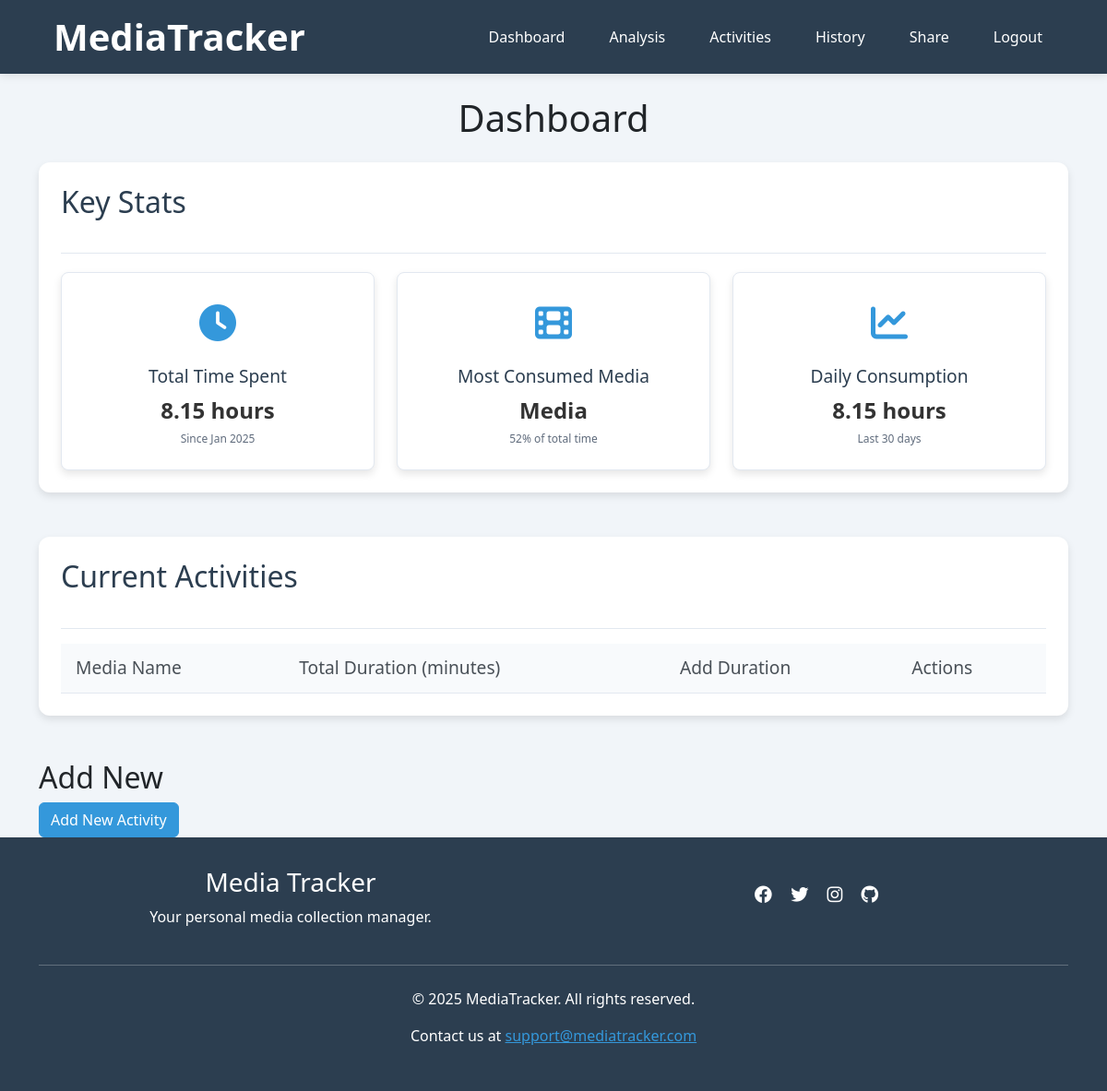
Page /dashboard (signed in) on the earlier database version.
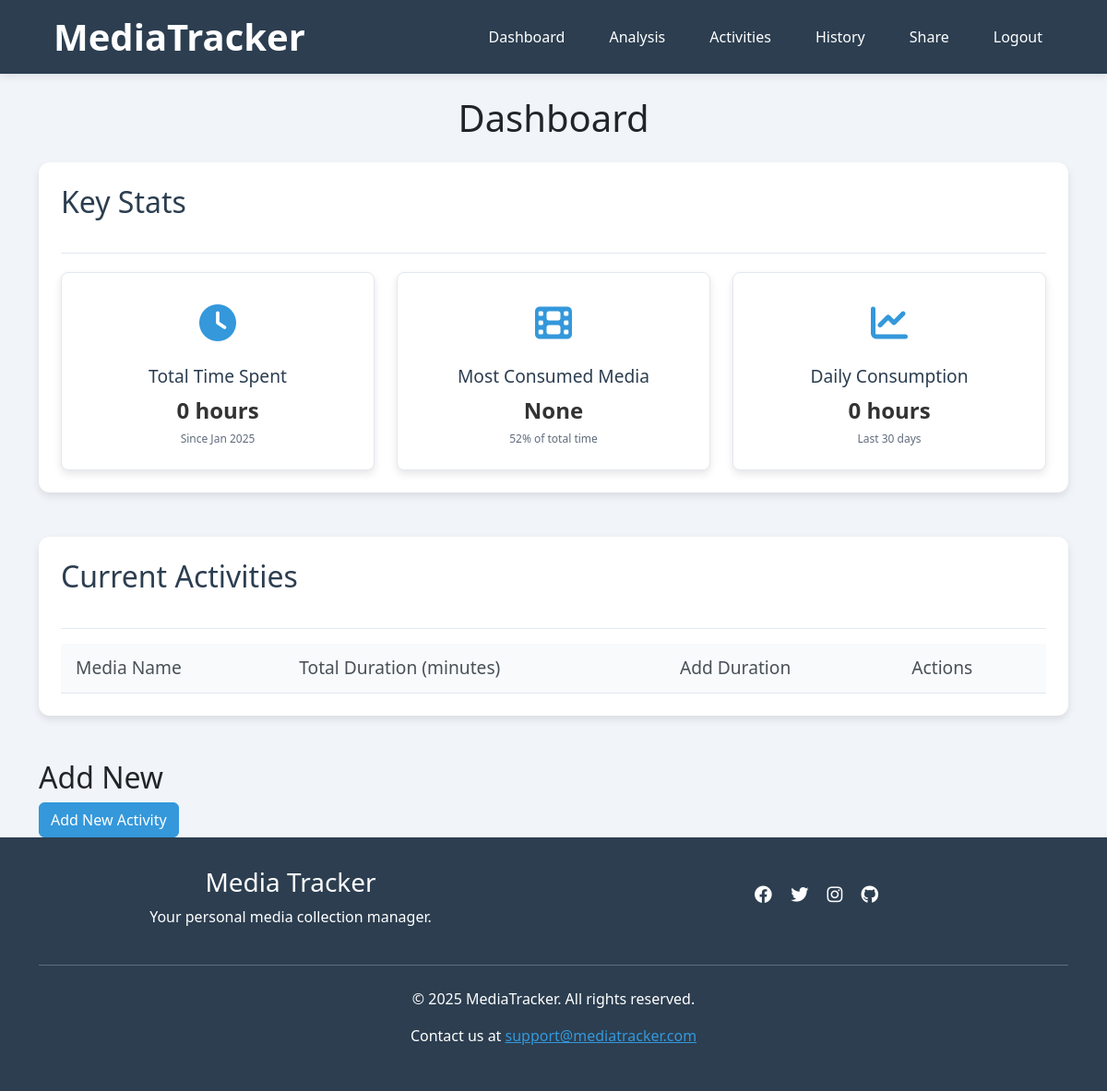
Same page on the later database version.
### app/models.py (models this page shows)
class Activities(db.Model):
    __tablename__ = 'Activities'
    id = db.Column(db.Integer, primary_key=True)
    username = db.Column(db.String(80), db.ForeignKey('Users.username'), nullable=False)
    media_type = db.Column(db.String(50), nullable=False)
    media_subtype = db.Column(db.String(50), nullable=True)
    media_name = db.Column(db.String(120), nullable=False)
    status = db.Column(db.String(20), nullable=False, default='ongoing')
    start_date = db.Column(db.Date, nullable=True)
    end_date = db.Column(db.Date, nullable=True)
    rating = db.Column(db.Float, nullable=True)
    comment = db.Column(db.Text, nullable=True)
    media_entries = db.relationship('Entries', backref='activity')

### app/routes.py (the view)
@app.route('/dashboard', methods=['GET', 'POST'])
def dashboard():
    if 'username' not in session:
        flash('Please log in to view your dashboard.', 'danger')
        return redirect(url_for('login'))
    username = session['username']
    if request.method == 'POST':
        handle_dashboard_form(username, request.form)
        return redirect(url_for('dashboard'))
    stats = get_user_statistics(username)
    current_activities = get_current_activities(username)
    return render_template(
        'dashboard.html',
        total_time=stats['total_time'],
        most_consumed_media=stats['most_consumed_media'],
        daily_average_time=stats['daily_average_time'],
        current_activities=current_activities
    )

### app/helpers/dashboard_handler.py (called while the page is built, shortened)
def get_current_activities(username):
    current_activities = Activities.query.filter_by(username=username, status='ongoing').all()
    activities = []
    return activities

### app/templates/dashboard.html (shortened to what this page needs)
{% extends "base.html" %}
{% block content %}
<div class="container">
    <h1 class="text-center section-title">Dashboard</h1>
     <section class="section">
        <div class="section-header">
            <h2 class="section-title">Key Stats</h2>
        </div>
        <div class="stats-grid">
            <div class="stats-metric-card">
                <div class="stats-icon clock">
                    <i class="fas fa-clock"></i>
                </div>
                <div class="container">
                    <div class="stats-info"><h3>Total Time Spent</h3></div>
                    <div class="stats-info"><p>{{ total_time }} hours</p></div>
                    <div class="stats-sub">Since Jan 2025</div>
                </div>
            </div>
            <div class="stats-metric-card">
                <div class="stats-icon film">
                    <i class="fas fa-film"></i>
                </div>
                <div class="container">
                    <div class="stats-info"><h3>Most Consumed Media</h3></div>
                    <div class="stats-info"><p>{{ most_consumed_media }}</p></div>
                    <div class="stats-sub">52% of total time</div>
                </div>
            </div>
            <div class="stats-metric-card">
                <div class="stats-icon chart">
                    <i class="fas fa-chart-line"></i>
                </div>
                <div class="container">
                    <div class="stats-info"><h3>Daily Consumption</h3></div>
                    <div class="stats-info"><p>{{ daily_average_time }} hours</p></div>
                    <div class="stats-sub">Last 30 days</div>
                </div>
            </div>
        </div>
    </section>
    <section class="section mt-5">
        <div class="section-header" style="margin-bottom: 0;">
            <h2 class="section-title">Current Activities</h2>
        </div>
        <div  class="table-container">
        <table>
            <thead>
                <tr>
                    <th>Media Name</th>
                    <th>Total Duration (minutes)</th>
                    <th>Add Duration</th>
                    <th>Actions</th>
                </tr>
            </thead>
        </table>
        </div>
    </section>
    <section class="add-new-entry mt-5">
        <h2 class="section-title">Add New</h2>
        <button class="btn btn-primary" data-bs-toggle="modal" data-bs-target="#addActivityModal">Add New Activity</button>
    </section>
</div>
{% endblock %}

Differences in the rows shown:
removed Activities: media_type "Media"
Other differences:
{{ total_time }}: "8.15" → "0"
{{ most_consumed_media }}: (not shown) → "None"
{{ daily_average_time }}: "8.15" → "0"
